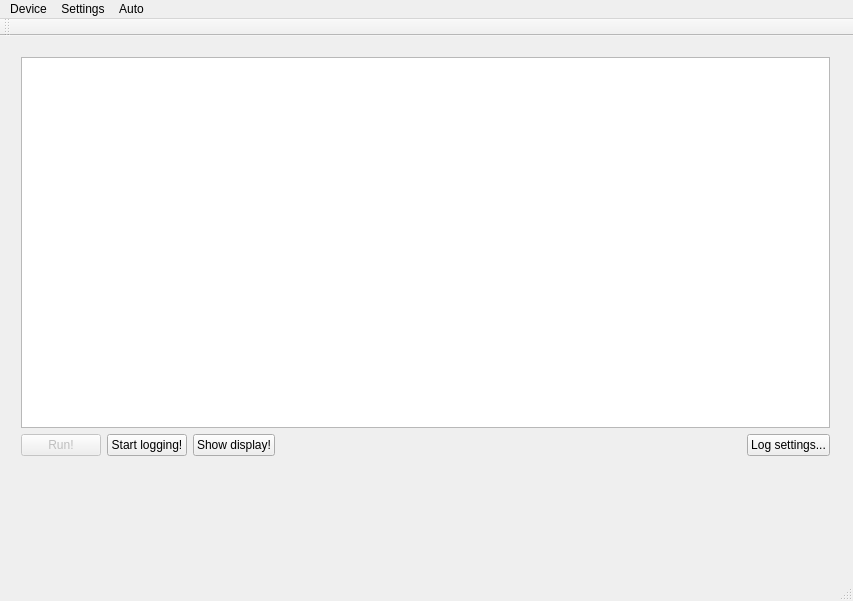
<?xml version="1.0" encoding="UTF-8"?>
<ui version="4.0">
 <class>MainWindow</class>
 <widget class="QMainWindow" name="MainWindow">
  <property name="geometry">
   <rect>
    <x>0</x>
    <y>0</y>
    <width>853</width>
    <height>601</height>
   </rect>
  </property>
  <property name="windowTitle">
   <string>HIT DAQ</string>
  </property>
  <widget class="QWidget" name="centralWidget">
   <widget class="QWidget" name="verticalLayoutWidget">
    <property name="geometry">
     <rect>
      <x>10</x>
      <y>10</y>
      <width>831</width>
      <height>421</height>
     </rect>
    </property>
    <layout class="QVBoxLayout" name="verticalLayout">
     <item>
      <widget class="QTextBrowser" name="logWindow"/>
     </item>
     <item>
      <layout class="QHBoxLayout" name="horizontalLayout">
       <item>
        <widget class="QPushButton" name="pushRun">
         <property name="enabled">
          <bool>false</bool>
         </property>
         <property name="text">
          <string>Run!</string>
         </property>
        </widget>
       </item>
       <item>
        <widget class="QPushButton" name="pushLogging">
         <property name="enabled">
          <bool>true</bool>
         </property>
         <property name="text">
          <string>Start logging!</string>
         </property>
        </widget>
       </item>
       <item>
        <widget class="QPushButton" name="pushDisplay">
         <property name="text">
          <string>Show display!</string>
         </property>
        </widget>
       </item>
       <item>
        <spacer name="horizontalSpacer">
         <property name="orientation">
          <enum>Qt::Horizontal</enum>
         </property>
         <property name="sizeHint" stdset="0">
          <size>
           <width>40</width>
           <height>20</height>
          </size>
         </property>
        </spacer>
       </item>
       <item>
        <widget class="QPushButton" name="pushLogSettings">
         <property name="text">
          <string>Log settings...</string>
         </property>
        </widget>
       </item>
      </layout>
     </item>
    </layout>
   </widget>
  </widget>
  <widget class="QMenuBar" name="menuBar">
   <property name="geometry">
    <rect>
     <x>0</x>
     <y>0</y>
     <width>853</width>
     <height>21</height>
    </rect>
   </property>
   <widget class="QMenu" name="menuDevice">
    <property name="title">
     <string>Device</string>
    </property>
    <addaction name="actionConnect"/>
    <addaction name="actionDisconnect"/>
    <addaction name="separator"/>
    <addaction name="actionConnect_Keithley"/>
    <addaction name="actionDisconnect_Keithley"/>
    <addaction name="separator"/>
    <addaction name="actionConnect_Stepper"/>
    <addaction name="actionDisconnect_Stepper"/>
   </widget>
   <widget class="QMenu" name="menuSettings">
    <property name="title">
     <string>Settings</string>
    </property>
    <addaction name="actionHost_IP"/>
    <addaction name="actionDevices"/>
    <addaction name="actionTrigger_config"/>
   </widget>
   <widget class="QMenu" name="menuAuto">
    <property name="title">
     <string>Auto</string>
    </property>
    <addaction name="actionLinearity_test"/>
    <addaction name="actionIntegration_time_scan"/>
    <addaction name="actionProfile_viewer"/>
    <addaction name="actionBeta_Scanner"/>
   </widget>
   <addaction name="menuDevice"/>
   <addaction name="menuSettings"/>
   <addaction name="menuAuto"/>
  </widget>
  <widget class="QToolBar" name="mainToolBar">
   <attribute name="toolBarArea">
    <enum>TopToolBarArea</enum>
   </attribute>
   <attribute name="toolBarBreak">
    <bool>false</bool>
   </attribute>
  </widget>
  <widget class="QStatusBar" name="statusBar"/>
  <action name="actionConnect">
   <property name="text">
    <string>Connect</string>
   </property>
  </action>
  <action name="actionDisconnect">
   <property name="text">
    <string>Disconnect</string>
   </property>
  </action>
  <action name="actionHost_IP">
   <property name="text">
    <string>Host IP...</string>
   </property>
  </action>
  <action name="actionDevices">
   <property name="text">
    <string>Devices...</string>
   </property>
  </action>
  <action name="actionTrigger_config">
   <property name="text">
    <string>Trigger config...</string>
   </property>
  </action>
  <action name="actionRun">
   <property name="text">
    <string>Run</string>
   </property>
  </action>
  <action name="actionConnect_Keithley">
   <property name="text">
    <string>Connect Keithley</string>
   </property>
  </action>
  <action name="actionDisconnect_Keithley">
   <property name="text">
    <string>Disconnect Keithley</string>
   </property>
  </action>
  <action name="actionLinearity_test">
   <property name="text">
    <string>Linearity test</string>
   </property>
  </action>
  <action name="actionIntegration_time_scan">
   <property name="text">
    <string>Integration time scan</string>
   </property>
  </action>
  <action name="actionProfile_viewer">
   <property name="text">
    <string>Profile viewer</string>
   </property>
  </action>
  <action name="actionConnect_Stepper">
   <property name="text">
    <string>Connect Stepper</string>
   </property>
  </action>
  <action name="actionDisconnect_Stepper">
   <property name="text">
    <string>Disconnect Stepper</string>
   </property>
  </action>
  <action name="actionBeta_Scanner">
   <property name="text">
    <string>Beta Scanner</string>
   </property>
  </action>
 </widget>
 <layoutdefault spacing="6" margin="11"/>
 <resources/>
 <connections/>
</ui>
